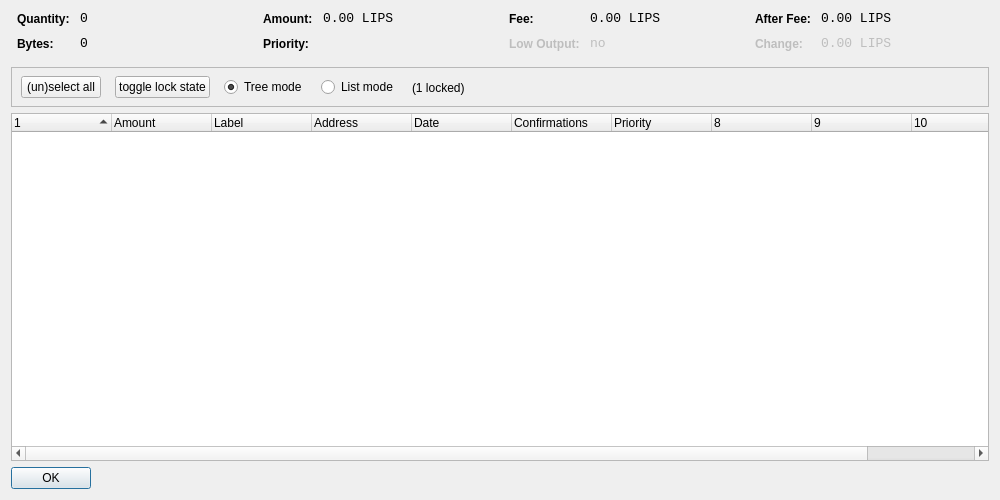
<?xml version="1.0" encoding="UTF-8"?>
<ui version="4.0">
 <class>CoinControlDialog</class>
 <widget class="QDialog" name="CoinControlDialog">
  <property name="geometry">
   <rect>
    <x>0</x>
    <y>0</y>
    <width>1000</width>
    <height>500</height>
   </rect>
  </property>
  <property name="windowTitle">
   <string>Coin Control</string>
  </property>
  <layout class="QVBoxLayout" name="verticalLayout">
   <item>
    <layout class="QHBoxLayout" name="horizontalLayoutTop" stretch="0,0,0,0">
     <property name="topMargin">
      <number>0</number>
     </property>
     <property name="bottomMargin">
      <number>10</number>
     </property>
     <item>
      <layout class="QFormLayout" name="formLayoutCoinControl1">
       <property name="horizontalSpacing">
        <number>10</number>
       </property>
       <property name="verticalSpacing">
        <number>10</number>
       </property>
       <property name="leftMargin">
        <number>6</number>
       </property>
       <property name="rightMargin">
        <number>6</number>
       </property>
       <item row="0" column="0">
        <widget class="QLabel" name="labelCoinControlQuantityText">
         <property name="styleSheet">
          <string notr="true">font-weight:bold;</string>
         </property>
         <property name="text">
          <string>Quantity:</string>
         </property>
        </widget>
       </item>
       <item row="0" column="1">
        <widget class="QLabel" name="labelCoinControlQuantity">
         <property name="font">
          <font>
           <family>Monospace</family>
           <pointsize>10</pointsize>
          </font>
         </property>
         <property name="cursor">
          <cursorShape>IBeamCursor</cursorShape>
         </property>
         <property name="contextMenuPolicy">
          <enum>Qt::ActionsContextMenu</enum>
         </property>
         <property name="text">
          <string notr="true">0</string>
         </property>
         <property name="textInteractionFlags">
          <set>Qt::LinksAccessibleByMouse|Qt::TextSelectableByKeyboard|Qt::TextSelectableByMouse</set>
         </property>
        </widget>
       </item>
       <item row="1" column="0">
        <widget class="QLabel" name="labelCoinControlBytesText">
         <property name="styleSheet">
          <string notr="true">font-weight:bold;</string>
         </property>
         <property name="text">
          <string>Bytes:</string>
         </property>
        </widget>
       </item>
       <item row="1" column="1">
        <widget class="QLabel" name="labelCoinControlBytes">
         <property name="font">
          <font>
           <family>Monospace</family>
           <pointsize>10</pointsize>
          </font>
         </property>
         <property name="cursor">
          <cursorShape>IBeamCursor</cursorShape>
         </property>
         <property name="contextMenuPolicy">
          <enum>Qt::ActionsContextMenu</enum>
         </property>
         <property name="text">
          <string notr="true">0</string>
         </property>
         <property name="textInteractionFlags">
          <set>Qt::LinksAccessibleByMouse|Qt::TextSelectableByKeyboard|Qt::TextSelectableByMouse</set>
         </property>
        </widget>
       </item>
      </layout>
     </item>
     <item>
      <layout class="QFormLayout" name="formLayoutCoinControl2">
       <property name="horizontalSpacing">
        <number>10</number>
       </property>
       <property name="verticalSpacing">
        <number>10</number>
       </property>
       <property name="leftMargin">
        <number>6</number>
       </property>
       <property name="rightMargin">
        <number>6</number>
       </property>
       <item row="0" column="0">
        <widget class="QLabel" name="labelCoinControlAmountText">
         <property name="styleSheet">
          <string notr="true">font-weight:bold;</string>
         </property>
         <property name="text">
          <string>Amount:</string>
         </property>
        </widget>
       </item>
       <item row="0" column="1">
        <widget class="QLabel" name="labelCoinControlAmount">
         <property name="font">
          <font>
           <family>Monospace</family>
           <pointsize>10</pointsize>
          </font>
         </property>
         <property name="cursor">
          <cursorShape>IBeamCursor</cursorShape>
         </property>
         <property name="contextMenuPolicy">
          <enum>Qt::ActionsContextMenu</enum>
         </property>
         <property name="text">
          <string notr="true">0.00 LIPS</string>
         </property>
         <property name="textInteractionFlags">
          <set>Qt::LinksAccessibleByMouse|Qt::TextSelectableByKeyboard|Qt::TextSelectableByMouse</set>
         </property>
        </widget>
       </item>
       <item row="1" column="0">
        <widget class="QLabel" name="labelCoinControlPriorityText">
         <property name="styleSheet">
          <string notr="true">font-weight:bold;</string>
         </property>
         <property name="text">
          <string>Priority:</string>
         </property>
        </widget>
       </item>
       <item row="1" column="1">
        <widget class="QLabel" name="labelCoinControlPriority">
         <property name="font">
          <font>
           <family>Monospace</family>
           <pointsize>10</pointsize>
          </font>
         </property>
         <property name="cursor">
          <cursorShape>IBeamCursor</cursorShape>
         </property>
         <property name="contextMenuPolicy">
          <enum>Qt::ActionsContextMenu</enum>
         </property>
         <property name="text">
          <string/>
         </property>
         <property name="textInteractionFlags">
          <set>Qt::LinksAccessibleByMouse|Qt::TextSelectableByKeyboard|Qt::TextSelectableByMouse</set>
         </property>
        </widget>
       </item>
      </layout>
     </item>
     <item>
      <layout class="QFormLayout" name="formLayoutCoinControl3">
       <property name="horizontalSpacing">
        <number>10</number>
       </property>
       <property name="verticalSpacing">
        <number>10</number>
       </property>
       <property name="leftMargin">
        <number>6</number>
       </property>
       <property name="rightMargin">
        <number>6</number>
       </property>
       <item row="0" column="0">
        <widget class="QLabel" name="labelCoinControlFeeText">
         <property name="styleSheet">
          <string notr="true">font-weight:bold;</string>
         </property>
         <property name="text">
          <string>Fee:</string>
         </property>
        </widget>
       </item>
       <item row="0" column="1">
        <widget class="QLabel" name="labelCoinControlFee">
         <property name="font">
          <font>
           <family>Monospace</family>
           <pointsize>10</pointsize>
          </font>
         </property>
         <property name="cursor">
          <cursorShape>IBeamCursor</cursorShape>
         </property>
         <property name="contextMenuPolicy">
          <enum>Qt::ActionsContextMenu</enum>
         </property>
         <property name="text">
          <string notr="true">0.00 LIPS</string>
         </property>
         <property name="textInteractionFlags">
          <set>Qt::LinksAccessibleByMouse|Qt::TextSelectableByKeyboard|Qt::TextSelectableByMouse</set>
         </property>
        </widget>
       </item>
       <item row="1" column="0">
        <widget class="QLabel" name="labelCoinControlLowOutputText">
         <property name="enabled">
          <bool>false</bool>
         </property>
         <property name="styleSheet">
          <string notr="true">font-weight:bold;</string>
         </property>
         <property name="text">
          <string>Low Output:</string>
         </property>
        </widget>
       </item>
       <item row="1" column="1">
        <widget class="QLabel" name="labelCoinControlLowOutput">
         <property name="enabled">
          <bool>false</bool>
         </property>
         <property name="font">
          <font>
           <family>Monospace</family>
           <pointsize>10</pointsize>
          </font>
         </property>
         <property name="cursor">
          <cursorShape>IBeamCursor</cursorShape>
         </property>
         <property name="contextMenuPolicy">
          <enum>Qt::ActionsContextMenu</enum>
         </property>
         <property name="text">
          <string notr="true">no</string>
         </property>
         <property name="textInteractionFlags">
          <set>Qt::LinksAccessibleByMouse|Qt::TextSelectableByKeyboard|Qt::TextSelectableByMouse</set>
         </property>
        </widget>
       </item>
      </layout>
     </item>
     <item>
      <layout class="QFormLayout" name="formLayoutCoinControl4">
       <property name="horizontalSpacing">
        <number>10</number>
       </property>
       <property name="verticalSpacing">
        <number>10</number>
       </property>
       <property name="leftMargin">
        <number>6</number>
       </property>
       <property name="rightMargin">
        <number>6</number>
       </property>
       <item row="0" column="0">
        <widget class="QLabel" name="labelCoinControlAfterFeeText">
         <property name="styleSheet">
          <string notr="true">font-weight:bold;</string>
         </property>
         <property name="text">
          <string>After Fee:</string>
         </property>
        </widget>
       </item>
       <item row="0" column="1">
        <widget class="QLabel" name="labelCoinControlAfterFee">
         <property name="font">
          <font>
           <family>Monospace</family>
           <pointsize>10</pointsize>
          </font>
         </property>
         <property name="cursor">
          <cursorShape>IBeamCursor</cursorShape>
         </property>
         <property name="contextMenuPolicy">
          <enum>Qt::ActionsContextMenu</enum>
         </property>
         <property name="text">
          <string notr="true">0.00 LIPS</string>
         </property>
         <property name="textInteractionFlags">
          <set>Qt::LinksAccessibleByMouse|Qt::TextSelectableByKeyboard|Qt::TextSelectableByMouse</set>
         </property>
        </widget>
       </item>
       <item row="1" column="0">
        <widget class="QLabel" name="labelCoinControlChangeText">
         <property name="enabled">
          <bool>false</bool>
         </property>
         <property name="styleSheet">
          <string notr="true">font-weight:bold;</string>
         </property>
         <property name="text">
          <string>Change:</string>
         </property>
        </widget>
       </item>
       <item row="1" column="1">
        <widget class="QLabel" name="labelCoinControlChange">
         <property name="enabled">
          <bool>false</bool>
         </property>
         <property name="font">
          <font>
           <family>Monospace</family>
           <pointsize>10</pointsize>
          </font>
         </property>
         <property name="cursor">
          <cursorShape>IBeamCursor</cursorShape>
         </property>
         <property name="contextMenuPolicy">
          <enum>Qt::ActionsContextMenu</enum>
         </property>
         <property name="text">
          <string notr="true">0.00 LIPS</string>
         </property>
         <property name="textInteractionFlags">
          <set>Qt::LinksAccessibleByMouse|Qt::TextSelectableByKeyboard|Qt::TextSelectableByMouse</set>
         </property>
        </widget>
       </item>
      </layout>
     </item>
    </layout>
   </item>
   <item>
    <widget class="QFrame" name="frame">
     <property name="minimumSize">
      <size>
       <width>0</width>
       <height>40</height>
      </size>
     </property>
     <property name="frameShape">
      <enum>QFrame::StyledPanel</enum>
     </property>
     <property name="frameShadow">
      <enum>QFrame::Sunken</enum>
     </property>
     <widget class="QWidget" name="horizontalLayoutWidget">
      <property name="geometry">
       <rect>
        <x>10</x>
        <y>0</y>
        <width>781</width>
        <height>41</height>
       </rect>
      </property>
      <layout class="QHBoxLayout" name="horizontalLayoutPanel" stretch="0,0,0,0,0">
       <property name="spacing">
        <number>14</number>
       </property>
       <item>
        <widget class="QPushButton" name="pushButtonSelectAll">
         <property name="sizePolicy">
          <sizepolicy hsizetype="Maximum" vsizetype="Fixed">
           <horstretch>0</horstretch>
           <verstretch>0</verstretch>
          </sizepolicy>
         </property>
         <property name="text">
          <string>(un)select all</string>
         </property>
        </widget>
       </item>
         <item>
         <widget class="QPushButton" name="pushButtonToggleLock">
          <property name="sizePolicy">
           <sizepolicy hsizetype="Maximum" vsizetype="Fixed">
            <horstretch>0</horstretch>
            <verstretch>0</verstretch>
           </sizepolicy>
          </property>
          <property name="text">
           <string>toggle lock state</string>
          </property>
          <property name="autoDefault">
           <bool>false</bool>
          </property>
         </widget>
        </item>
       <item>
        <widget class="QRadioButton" name="radioTreeMode">
         <property name="sizePolicy">
          <sizepolicy hsizetype="Maximum" vsizetype="Fixed">
           <horstretch>0</horstretch>
           <verstretch>0</verstretch>
          </sizepolicy>
         </property>
         <property name="text">
          <string>Tree mode</string>
         </property>
         <property name="checked">
          <bool>true</bool>
         </property>
        </widget>
       </item>
       <item>
        <widget class="QRadioButton" name="radioListMode">
         <property name="sizePolicy">
          <sizepolicy hsizetype="Maximum" vsizetype="Fixed">
           <horstretch>0</horstretch>
           <verstretch>0</verstretch>
          </sizepolicy>
         </property>
         <property name="text">
          <string>List mode</string>
         </property>
        </widget>
       </item>
        <item>
         <widget class="QLabel" name="labelLocked">
          <property name="text">
           <string>(1 locked)</string>
          </property>
         </widget>
        </item>
       <item>
        <spacer name="horizontalSpacer">
         <property name="orientation">
          <enum>Qt::Horizontal</enum>
         </property>
         <property name="sizeHint" stdset="0">
          <size>
           <width>40</width>
           <height>20</height>
          </size>
         </property>
        </spacer>
       </item>
      </layout>
     </widget>
    </widget>
   </item>
   <item>
    <widget class="CoinControlTreeWidget" name="treeWidget">
     <property name="contextMenuPolicy">
      <enum>Qt::CustomContextMenu</enum>
     </property>
     <property name="sortingEnabled">
      <bool>false</bool>
     </property>
     <property name="columnCount">
      <number>11</number>
     </property>
     <attribute name="headerShowSortIndicator" stdset="0">
      <bool>true</bool>
     </attribute>
     <attribute name="headerStretchLastSection">
      <bool>false</bool>
     </attribute>
     <column>
      <property name="text">
       <string/>
      </property>
     </column>
     <column>
      <property name="text">
       <string>Amount</string>
      </property>
     </column>
     <column>
      <property name="text">
       <string>Label</string>
      </property>
     </column>
     <column>
      <property name="text">
       <string>Address</string>
      </property>
     </column>
     <column>
      <property name="text">
       <string>Date</string>
      </property>
     </column>
     <column>
      <property name="text">
       <string>Confirmations</string>
      </property>
      <property name="toolTip">
       <string>Confirmed</string>
      </property>
     </column>
     <column>
      <property name="text">
       <string>Priority</string>
      </property>
     </column>
     <column>
      <property name="text">
       <string/>
      </property>
     </column>
     <column>
      <property name="text">
       <string/>
      </property>
     </column>
     <column>
      <property name="text">
       <string/>
      </property>
     </column>
     <column>
      <property name="text">
       <string/>
      </property>
     </column>
    </widget>
   </item>
   <item>
    <widget class="QDialogButtonBox" name="buttonBox">
     <property name="sizePolicy">
      <sizepolicy hsizetype="Maximum" vsizetype="Fixed">
       <horstretch>0</horstretch>
       <verstretch>0</verstretch>
      </sizepolicy>
     </property>
     <property name="orientation">
      <enum>Qt::Horizontal</enum>
     </property>
     <property name="standardButtons">
      <set>QDialogButtonBox::Ok</set>
     </property>
    </widget>
   </item>
  </layout>
 </widget>
 <customwidgets>
  <customwidget>
   <class>CoinControlTreeWidget</class>
   <extends>QTreeWidget</extends>
   <header>coincontroltreewidget.h</header>
  </customwidget>
 </customwidgets>
 <resources/>
 <connections/>
</ui>
